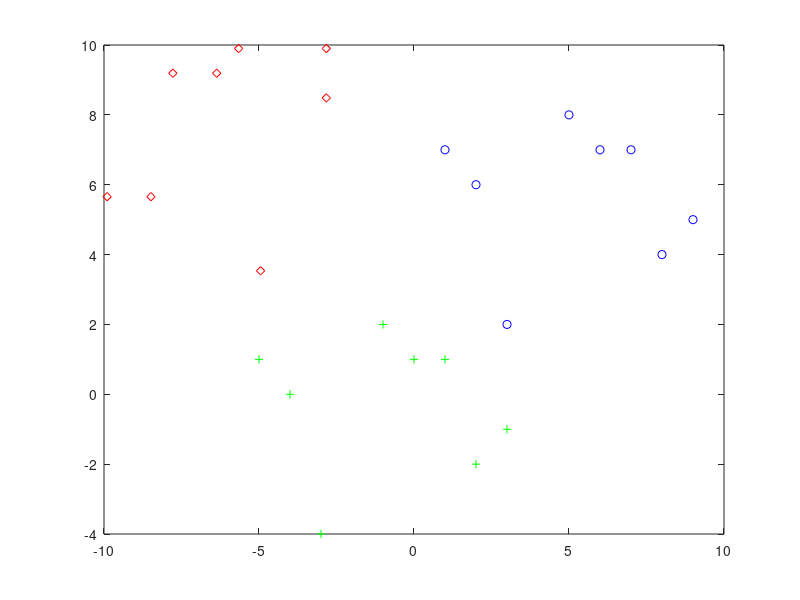

MATLAB code for this plot: (Note: this script raises an error after producing the figure.)
function gander94fig23
% function gander94fig23
%
% figure 3.1 and 3.2 from Gander et al., 1994

%
% $Id: gander94figs23.m,v 1.2 2010/07/15 17:02:39 patrick Exp $
%
% Copyright (c) 2010
% Patrick Guio <p.guio@ucl.ac.uk>
%
% All Rights Reserved.
%
% This program is free software; you can redistribute it and/or modify it
% under the terms of the GNU General Public License as published by the
% Free Software Foundation; either version 2.  of the License, or (at your
% option) any later version.
%
% This program is distributed in the hope that it will be useful, but
% WITHOUT ANY WARRANTY; without even the implied warranty of
% MERCHANTABILITY or FITNESS FOR A PARTICULAR PURPOSE.  See the GNU General
% Public License for more details.
%

% eq 3.6 from Gander et al., 1994
x = [1, 2, 5, 7, 9, 6, 3, 8]';
y = [7, 6, 8, 7, 5, 7, 2, 4]';

% rotation pi/4
Q = 1/sqrt(2)*[1, -1; 1 1];

% translation (-6,-6)
T1 = [-6;-6];

% translation (-4,4)
T2 = [-4;4];

x1 = zeros(size(x));
y1 = zeros(size(y));
x2 = zeros(size(x));
y2 = zeros(size(y));
for i=1:length(x),
  xy = (T1+[x(i);y(i)]);
	x1(i) = xy(1);
	y1(i) = xy(2);
  xy = Q*(T2+[x(i);y(i)]);
	x2(i) = xy(1);
	y2(i) = xy(2);
end

plot(x,y,'bo',x1,y1,'g+',x2,y2,'rd')
hold on

% Fit an ellipse using the Bookstein constraint (\lambda_1^2+\lambda_2^2=1)
[zb, ab, bb, alphab] = fitellipse([x,y], 'linear','constraint','bookstein');
plotellipse(zb, ab, bb, alphab, 'b-')
[zb, ab, bb, alphab] = fitellipse([x1,y1], 'linear','constraint','bookstein');
plotellipse(zb, ab, bb, alphab, 'g-')
[zb, ab, bb, alphab] = fitellipse([x2,y2], 'linear','constraint','bookstein');
plotellipse(zb, ab, bb, alphab, 'r-')

% Fit an ellipse using the trace constraint (\lambda_1+\lambda_2=1)
[zb, ab, bb, alphab] = fitellipse([x,y], 'linear','constraint','trace');
plotellipse(zb, ab, bb, alphab, 'b--')
[zb, ab, bb, alphab] = fitellipse([x1,y1], 'linear','constraint','trace');
plotellipse(zb, ab, bb, alphab, 'g--')
[zb, ab, bb, alphab] = fitellipse([x2,y2], 'linear','constraint','trace');
plotellipse(zb, ab, bb, alphab, 'r--')


hold off

